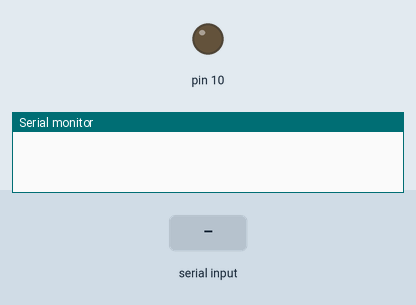
This sketch was run on a simulated Arduino Uno, built with avr-gcc and run on an emulated ATmega328P. On the bench: output pins drawn as LEDs (lit = HIGH), the last lines printed to the serial monitor. Inputs (shaded band) come from the test bench.

Above: at 1.2 s.
1.3 s: "l" received over Serial
At 2.3 s:
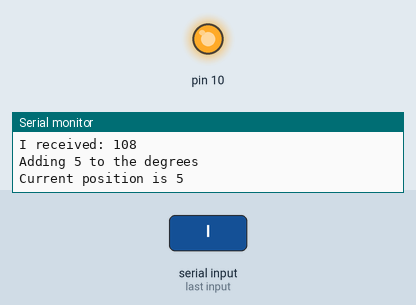
2.8 s: "j" received over Serial
At 3.6 s:
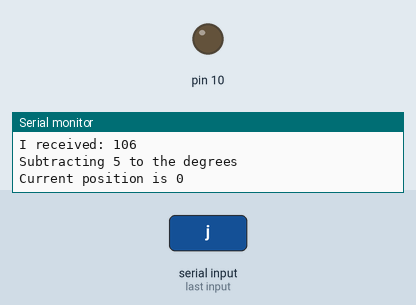
4.3 s: "d" received over Serial
At 5.5 s:
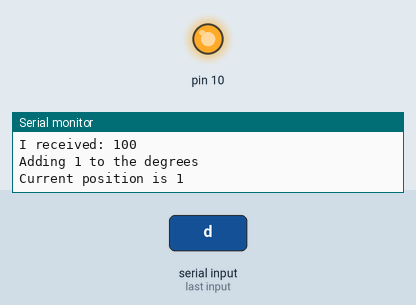
5.8 s: "a" received over Serial
At 7.0 s:
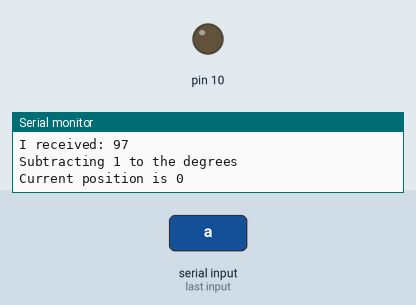
Timing chart, 0 to 8.3 s (numbered marks = the images above; inputs shaded):
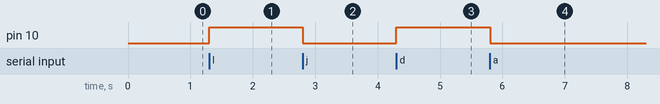

The sketch:

KeyBoardInput.ino
```cpp
#include <Servo.h>

int incomingByte = 0;   // for incoming serial data
Servo s;
int pos;
void setup() {
        Serial.begin(9600);
        pinMode(10,OUTPUT);
        pos = 0;
}

void loop() {

        // send data only when you receive data:
        if (Serial.available() > 0) {
                // read the incoming byte:
                incomingByte = Serial.read();
                // say what you got:
                Serial.print("I received: ");
                Serial.println(incomingByte, DEC);
                if(incomingByte == 108) { //l
                digitalWrite(10,HIGH);
                pos +=5;
                s.write(pos);
                Serial.println("Adding 5 to the degrees");
                Serial.print("Current position is ");
                Serial.print(pos);
                Serial.println();
                }
                else if(incomingByte == 106)  { //j
                  pos -=5;
                  s.write(pos);
                  digitalWrite(10,LOW);
                  Serial.println("Subtracting 5 to the degrees");
                  Serial.print("Current position is ");
                Serial.print(pos);
                Serial.println();
                }
                else if(incomingByte == 100) { //d
                digitalWrite(10,HIGH);
                pos +=1;
                s.write(pos);
                Serial.println("Adding 1 to the degrees");
                Serial.print("Current position is ");
                Serial.print(pos);
                Serial.println();

                }
                else if(incomingByte == 97) { //a
                  pos -=1;
                  s.write(pos);
                  digitalWrite(10,LOW);
                  Serial.println("Subtracting 1 to the degrees");
                  Serial.print("Current position is ");
                Serial.print(pos);
                Serial.println();
                }
        }
}
```

Measured:
- after the input at 1.3 s, pin 10: LOW → HIGH at once
- after the input at 2.8 s, pin 10: HIGH → LOW at once
- after the input at 4.3 s, pin 10: LOW → HIGH at once
- after the input at 5.8 s, pin 10: HIGH → LOW at once
